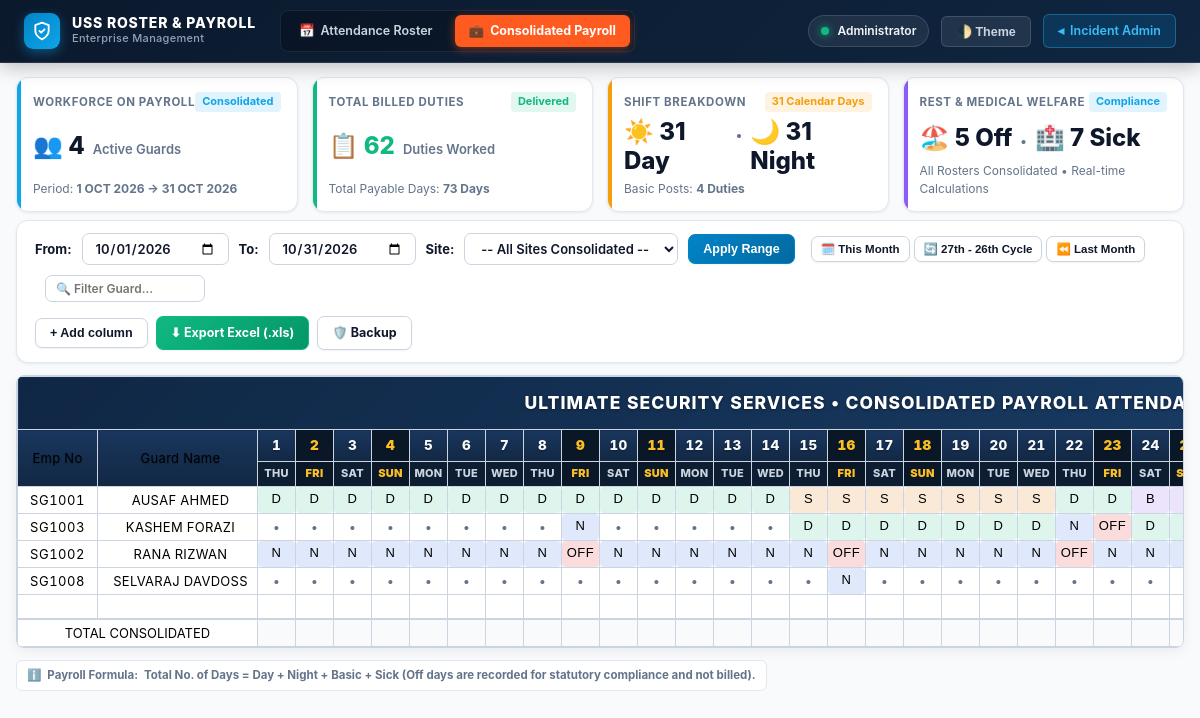
/hostinger_deployment/attendance/index.php?action=payroll, run on the app's committed database.
### tables this page shows
CREATE TABLE IF NOT EXISTS `att_sheets` (
  `id` INT UNSIGNED AUTO_INCREMENT PRIMARY KEY,
  `site_id` INT UNSIGNED NOT NULL,
  `year` SMALLINT UNSIGNED NOT NULL,
  `month` TINYINT UNSIGNED NOT NULL,
  `status` ENUM('Open', 'Locked') NOT NULL DEFAULT 'Open',
  `locked_by` VARCHAR(100) NULL,
  `lock_reason` VARCHAR(255) NULL,
  `locked_at` DATETIME NULL,
  `version` INT UNSIGNED NOT NULL DEFAULT 1,
  `created_at` DATETIME NOT NULL DEFAULT CURRENT_TIMESTAMP,
  `updated_at` DATETIME NOT NULL DEFAULT CURRENT_TIMESTAMP ON UPDATE CURRENT_TIMESTAMP,
  UNIQUE KEY `uk_sheet_site_period` (`site_id`, `year`, `month`),
  INDEX `idx_att_sheets_period` (`year`, `month`),
  CONSTRAINT `fk_att_sheets_site` FOREIGN KEY (`site_id`) REFERENCES `att_sites` (`id`) ON DELETE CASCADE
);

CREATE TABLE IF NOT EXISTS `att_cells` (
  `id` INT UNSIGNED AUTO_INCREMENT PRIMARY KEY,
  `row_id` INT UNSIGNED NOT NULL,
  `day_number` TINYINT UNSIGNED NOT NULL,
  `code` VARCHAR(5) NOT NULL DEFAULT '',
  `updated_at` DATETIME NOT NULL DEFAULT CURRENT_TIMESTAMP ON UPDATE CURRENT_TIMESTAMP,
  UNIQUE KEY `uk_cell_row_day` (`row_id`, `day_number`),
  INDEX `idx_att_cells_code` (`code`),
  CONSTRAINT `fk_att_cells_row` FOREIGN KEY (`row_id`) REFERENCES `att_rows` (`id`) ON DELETE CASCADE
);

CREATE TABLE IF NOT EXISTS `att_rows` (
  `id` INT UNSIGNED AUTO_INCREMENT PRIMARY KEY,
  `sheet_id` INT UNSIGNED NOT NULL,
  `emp_no` VARCHAR(60) NOT NULL,
  `emp_name_snapshot` VARCHAR(180) NOT NULL,
  `sort_order` INT NOT NULL DEFAULT 0,
  `is_deleted` TINYINT(1) NOT NULL DEFAULT 0,
  `created_at` DATETIME NOT NULL DEFAULT CURRENT_TIMESTAMP,
  `updated_at` DATETIME NOT NULL DEFAULT CURRENT_TIMESTAMP ON UPDATE CURRENT_TIMESTAMP,
  UNIQUE KEY `uk_row_sheet_emp` (`sheet_id`, `emp_no`),
  INDEX `idx_att_rows_sheet` (`sheet_id`, `sort_order`),
  CONSTRAINT `fk_att_rows_sheet` FOREIGN KEY (`sheet_id`) REFERENCES `att_sheets` (`id`) ON DELETE CASCADE
);

### hostinger_deployment/attendance/views/payroll.php (the view, shortened to what the rows shown need)
<?php
require __DIR__ . '/layout/header.php';
$staffList = $payrollData['staff'] ?? [];
$datesList = $payrollData['dates_list'] ?? [];
$startDate = $payrollData['start_date'] ?? date('Y-m-01');
$endDate = $payrollData['end_date'] ?? date('Y-m-t');
$customCols = $payrollData['custom_columns'] ?? [];
$daysCount = count($datesList);
$customColCount = count($customCols);
$startFormatted = strtoupper(date('j M Y', strtotime($startDate)));
$endFormatted = strtoupper(date('j M Y', strtotime($endDate)));
$totalTableCols = 2 + $daysCount + 6 + $customColCount + 1;
?>
<main class="att-container">
<div class="att-grid-wrapper">
        <table class="att-table" id="att-payroll-table">
            <thead>
                <tr>
                    <th colspan="<?= $totalTableCols ?>" class="att-payroll-header-banner">
                        Ultimate Security Services &bull; Consolidated Payroll Attendance (<?= $startFormatted ?> &rarr; <?= $endFormatted ?>)
                    </th>
                </tr>
                <tr>
                    <th rowspan="2" class="att-th-teal-pay att-col-emp">Emp No</th>
                    <th rowspan="2" class="att-th-teal-pay att-col-name">Guard Name</th>
                    <?php foreach ($datesList as $dInfo):
                        $isWk = in_array(strtoupper($dInfo['weekday'] ?? ''), ['FRI', 'SUN']);
                    ?>
                        <th class="att-th-teal-pay att-col-day <?= $isWk ? 'att-th-teal-weekend' : '' ?>"><?= $dInfo['day'] ?></th>
                    <?php endforeach; ?>
                </tr>
                <tr>
                    <?php foreach ($datesList as $dInfo):
                        $isWk = in_array(strtoupper($dInfo['weekday'] ?? ''), ['FRI', 'SUN']);
                    ?>
                        <th class="att-th-teal-pay-sub att-col-day <?= $isWk ? 'att-th-teal-weekend' : '' ?>"><?= $dInfo['weekday'] ?></th>
                    <?php endforeach; ?>
                </tr>
            </thead>
            <tbody>
                <?php if (empty($staffList)): ?>
                    <tr>
                        <td colspan="<?= $totalTableCols ?>" style="padding:40px;color:var(--att-text-muted);text-align:center;">
                            <div style="font-size:24px;margin-bottom:8px;">💼</div>
                            <div style="font-size:14px;font-weight:700;">No attendance records found for this selected period</div>
                            <div style="margin-top:6px;font-size:12px;">Ensure attendance has been entered on the Attendance Rosters for these dates.</div>
                        </td>
                    </tr>
                <?php else: ?>
                    <?php
                    foreach ($staffList as $st):
                    ?>
                        <tr class="att-payroll-row" data-emp-no="<?= htmlspecialchars(strtolower($st['emp_no'] ?? '')) ?>" data-emp-name="<?= htmlspecialchars(strtolower($st['staff_name'] ?? '')) ?>">
                            <td class="att-col-emp"><?= htmlspecialchars($st['emp_no'] ?? '') ?></td>
                            <td class="att-col-name"><?= htmlspecialchars(strtoupper($st['staff_name'])) ?></td>
                            <?php foreach ($datesList as $dInfo):
                                $code = $st['daily_codes'][$dInfo['date_str']] ?? '';
                                $isWk = in_array(strtoupper($dInfo['weekday'] ?? ''), ['FRI', 'SUN']);
                                $codeCls = in_array($code, ['D', 'N', 'OFF', 'S', 'B']) ? 'att-code-' . $code : '';
                            ?>
                                <td class="att-col-day <?= $isWk ? 'att-td-weekend' : '' ?>">
                                    <?php if (!empty($code)): ?>
                                        <span class="att-cell-input <?= $codeCls ?>" style="display:inline-block;line-height:24px;">
                                            <?= htmlspecialchars($code) ?>
                                        </span>
                                    <?php else: ?>
                                        <span style="color:var(--att-text-muted);">&bull;</span>
                                    <?php endif; ?>
                                </td>
                            <?php endforeach; ?>
                        </tr>
                    <?php endforeach; ?>
                    <tr class="att-row-spacer" style="height: 22px; background: #ffffff;">
                        <td class="att-col-emp" style="border: 1px solid #cbd5e1; background: #ffffff;"></td>
                        <td class="att-col-name" style="border: 1px solid #cbd5e1; background: #ffffff;"></td>
                        <?php foreach ($datesList as $dInfo): ?>
                            <td class="att-col-day" style="border: 1px solid #cbd5e1; background: #ffffff;"></td>
                        <?php endforeach; ?>
                    </tr>
                    <tr style="height:28px;font-weight:normal;background:#f8fafc;color:#0f172a;border-top:2px solid #cbd5e1;">
                        <td colspan="2" class="att-summary-label" style="text-align:center;font-weight:normal;color:#0f172a;letter-spacing:0.8px;background:#f8fafc;">TOTAL CONSOLIDATED</td>
                        <?php foreach ($datesList as $dInfo): ?>
                            <td></td>
                        <?php endforeach; ?>
                    </tr>
                <?php endif; ?>
            </tbody>
        </table>
    </div>
</main>
<?php require __DIR__ . '/layout/footer.php'; ?>

### data on the page
att_sheets: day "1", weekday "THU", code "D", code "N"
att_sheets: day "2", weekday "FRI", code "D", code "N"
att_cells: day_number "3", weekday "SAT", code "D", code "N"
att_cells: day_number "5", weekday "MON", code "D", code "N"
att_cells: day_number "6", weekday "TUE", code "D", code "N"
att_cells: day_number "8", weekday "THU", code "D", code "N"
att_cells: day_number "9", weekday "FRI", code "D", code "N", code "OFF"
att_cells: day_number "11", weekday "SUN", code "D", code "N"
att_cells: day_number "12", weekday "MON", code "D", code "N"
att_cells: day_number "13", weekday "TUE", code "D", code "N"
att_cells: day_number "14", weekday "WED", code "D", code "N"
att_cells: day_number "16", weekday "FRI", code "S", code "D", code "OFF", code "N"
att_cells: day_number "17", weekday "SAT", code "S", code "D", code "N"
att_cells: day_number "18", weekday "SUN", code "S", code "D", code "N"
att_cells: day_number "19", weekday "MON", code "S", code "D", code "N"
att_cells: day_number "21", weekday "WED", code "S", code "D", code "N"
att_cells: day_number "22", weekday "THU", code "D", code "N", code "OFF"
att_rows: emp_no "SG1003", emp_name_snapshot "KASHEM FORAZI", code "D", code "OFF"
att_rows: emp_no "SG1008", emp_name_snapshot "SELVARAJ DAVDOSS"

### other printed values
$_SESSION['admin_name'] "Administrator"
$totalStaffCount "4"
$startFormatted "1 OCT 2026"
$endFormatted "31 OCT 2026"
$totalBilledDuties "62"
$sumTotalDays "73"
$daysCount "31"
$sumDay "31"
$sumNight "31"
$sumBasic "4"
$sumOff "5"
$sumSick "7"
$dInfo['day'] "4"
$dInfo['day'] "7"
$dInfo['day'] "10"
